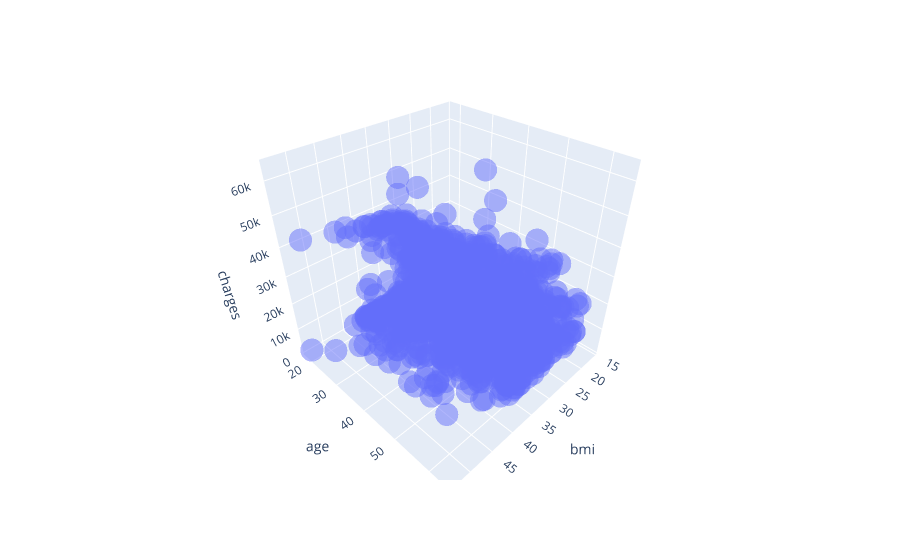

The cell this chart's notebook holds for it:
### Markdown cell above
### 3D view to see any data correlation

### Code cell
if three_column:
    px.scatter_3d(data_frame, x=column_name_x,y=column_name_x2, z=column_name_y, opacity=0.5).show()

### Figure 1 — Plotly figure (JSON) as saved in the notebook; plotly's stock layout.template omitted (floating-point values rounded to 4 significant figures; data arrays with more than 128 entries replaced by an {"elided": "..."} marker saying what was removed)
{"data": [{"hovertemplate": "bmi=%{x}<br>age=%{y}<br>charges=%{z}<extra></extra>", "legendgroup": "", "marker": {"color": "#636efa", "opacity": 0.5, "symbol": "circle"}, "mode": "markers", "name": "", "scene": "scene", "showlegend": false, "type": "scatter3d", "x": {"elided": "1338 float values"}, "y": {"elided": "1338 int values"}, "z": {"elided": "1338 float values"}}], "layout": {"legend": {"tracegroupgap": 0}, "margin": {"t": 60}, "scene": {"domain": {"x": [0, 1], "y": [0, 1]}, "xaxis": {"title": {"text": "bmi"}}, "yaxis": {"title": {"text": "age"}}, "zaxis": {"title": {"text": "charges"}}}}}
